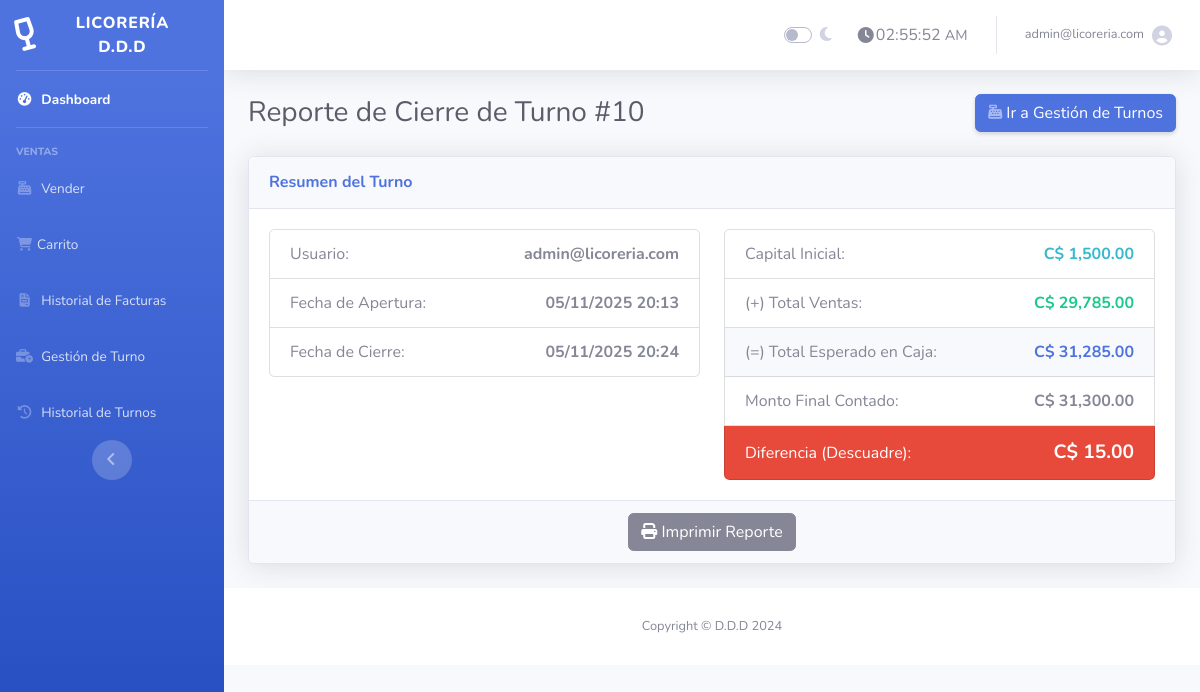
Screenshot of /reporte_turno.php?id=10 (signed in) with the database file from the repository.
### tables this page shows
CREATE TABLE `turnos_caja` (
  `id` int(11) NOT NULL AUTO_INCREMENT,
  `usuario_id` int(11) NOT NULL,
  `capital_inicial` decimal(10,2) NOT NULL,
  `total_ventas_calculado` decimal(10,2) DEFAULT NULL,
  `monto_final_real` decimal(10,2) DEFAULT NULL,
  `diferencia` decimal(10,2) DEFAULT NULL,
  `fecha_apertura` datetime NOT NULL DEFAULT current_timestamp(),
  `fecha_cierre` datetime DEFAULT NULL,
  `estado` enum('abierto','cerrado') NOT NULL DEFAULT 'abierto',
  PRIMARY KEY (`id`),
  KEY `usuario_id` (`usuario_id`),
  CONSTRAINT `turnos_caja_ibfk_1` FOREIGN KEY (`usuario_id`) REFERENCES `usuarios` (`id`) ON DELETE NO ACTION ON UPDATE CASCADE
);

CREATE TABLE `usuarios` (
  `id` int(11) NOT NULL AUTO_INCREMENT,
  `nombre` varchar(100) NOT NULL,
  `email` varchar(100) NOT NULL,
  `password` varchar(255) NOT NULL,
  `rol` enum('admin','empleado') DEFAULT 'empleado',
  `creado_en` timestamp NOT NULL DEFAULT current_timestamp(),
  PRIMARY KEY (`id`),
  UNIQUE KEY `email` (`email`)
);

### reporte_turno.php (the view, shortened to what this page needs)
<?php
require 'conexion.php';
$turno_id = $_GET['id'];
$stmt = $conexion->prepare("
    SELECT t.*, u.email as nombre_usuario
    FROM turnos_caja t
    JOIN usuarios u ON t.usuario_id = u.id
    WHERE t.id = ? AND t.estado = 'cerrado'
");
$stmt->bind_param("i", $turno_id);
$stmt->execute();
$resultado = $stmt->get_result();
$turno = $resultado->fetch_assoc();
$total_esperado = $turno['capital_inicial'] + $turno['total_ventas_calculado'];
include 'empleado_header.php';
?>
<div class="d-sm-flex align-items-center justify-content-between mb-4">
    <h1 class="h3 mb-0 text-gray-800">Reporte de Cierre de Turno #<?php echo $turno_id; ?></h1>
    <a href="gestion_turno.php" class="btn btn-primary shadow-sm"><i class="fas fa-cash-register fa-sm text-white-50"></i> Ir a Gestión de Turnos</a>
</div>
<div class="card shadow mb-4">
    <div class="card-header py-3">
        <h6 class="m-0 font-weight-bold text-primary">Resumen del Turno</h6>
    </div>
    <div class="card-body">
        <div class="row">
            <div class="col-md-6">
                <ul class="list-group">
                    <li class="list-group-item d-flex justify-content-between align-items-center">
                        Usuario:
                        <strong><?php echo htmlspecialchars($turno['nombre_usuario']); ?></strong>
                    </li>
                    <li class="list-group-item d-flex justify-content-between align-items-center">
                        Fecha de Apertura:
                        <strong><?php echo date('d/m/Y H:i', strtotime($turno['fecha_apertura'])); ?></strong>
                    </li>
                    <li class="list-group-item d-flex justify-content-between align-items-center">
                        Fecha de Cierre:
                        <strong><?php echo date('d/m/Y H:i', strtotime($turno['fecha_cierre'])); ?></strong>
                    </li>
                </ul>
            </div>
            <div class="col-md-6">
                <ul class="list-group">
                    <li class="list-group-item d-flex justify-content-between align-items-center">
                        Capital Inicial:
                        <span class="text-info font-weight-bold">C$ <?php echo number_format($turno['capital_inicial'], 2); ?></span>
                    </li>
                    <li class="list-group-item d-flex justify-content-between align-items-center">
                        (+) Total Ventas:
                        <span class="text-success font-weight-bold">C$ <?php echo number_format($turno['total_ventas_calculado'], 2); ?></span>
                    </li>
                    <li class="list-group-item d-flex justify-content-between align-items-center bg-light">
                        (=) Total Esperado en Caja:
                        <strong class="text-primary">C$ <?php echo number_format($total_esperado, 2); ?></strong>
                    </li>
                    <li class="list-group-item d-flex justify-content-between align-items-center">
                        Monto Final Contado:
                        <strong>C$ <?php echo number_format($turno['monto_final_real'], 2); ?></strong>
                    </li>
                    <li class="list-group-item d-flex justify-content-between align-items-center
                        <?php echo $turno['diferencia'] == 0 ? 'bg-success text-white' : 'bg-danger text-white'; ?>">
                        Diferencia (Descuadre):
                        <strong style="font-size: 1.2rem;">C$ <?php echo number_format($turno['diferencia'], 2); ?></strong>
                    </li>
                </ul>
            </div>
        </div>
    </div>
    <div class="card-footer text-center">
        <button onclick="window.print()" class="btn btn-secondary"><i class="fas fa-print"></i> Imprimir Reporte</button>
    </div>
</div>
<?php include 'empleado_footer.php'; ?>

### rows the page displays
turnos_caja: usuario.email "admin@licoreria.com", fecha_apertura "05/11/2025 20:13", fecha_cierre "05/11/2025 20:24", capital_inicial "1,500.00", total_ventas_calculado "29,785.00", total_esperado "31,285.00", monto_final_real "31,300.00", diferencia "15.00"

### other values shown
$_SESSION['usuario'] "admin@licoreria.com"
$turno_id "10"
